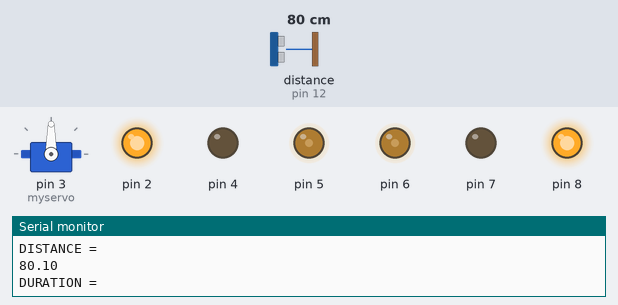
A sketch run on a simulated Arduino Uno, built with avr-gcc and run on an emulated ATmega328P. Parts: servo, output pins drawn as LEDs (lit = HIGH), the last lines printed to the serial monitor. Wiring (inferred from the names in the program): ultrasonic range finder: trigger pin 13; echo pin 12. Inputs (shaded band) come from the test bench; at power-on: distance to the obstacle (sensor on pin 12) 80 cm. The echo pulse lasts 58.3 µs per cm; pins used as bus, display or sensor lines are not drawn.

Above: at 1.2 s.
1.3 s: distance to the obstacle (sensor on pin 12) set to 12 cm
4.3 s: distance to the obstacle (sensor on pin 12) set to 9 cm
At 4.5 s:
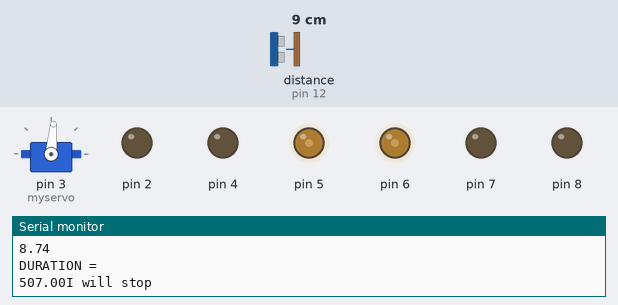
13.3 s: distance to the obstacle (sensor on pin 12) set to 35 cm
At 14.3 s:
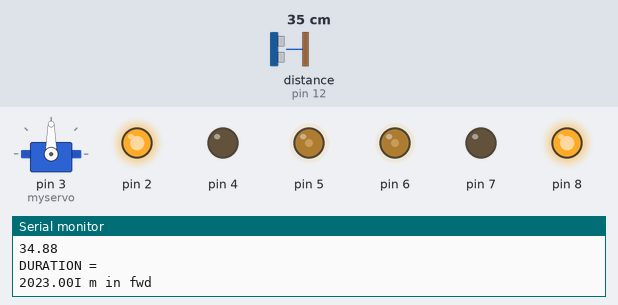
16.3 s: distance to the obstacle (sensor on pin 12) set to 2 cm
At 26.0 s:
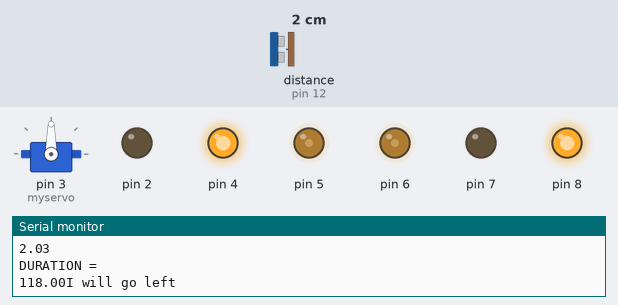
Timing chart, 0 to 36.9 s (numbered marks = the images above; inputs shaded):
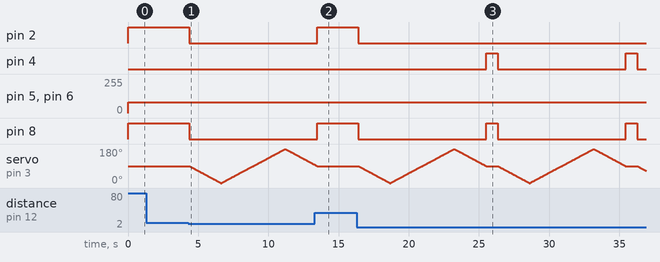

Measured:
- the behaviour switches between 11 and 10 cm on distance to the obstacle (sensor on pin 12) (found by bisection; images 0 and 1)
- after the input at 4.3 s, pin 2, pin 8: HIGH → LOW after 0.06 s
- after the input at 13.3 s, pin 2, pin 8: LOW → HIGH after 0.19 s; servo on pin 3 (myservo): goes on until 13.5 s, then stays 90°

The sketch:

obstacle_avoider.ino
```cpp
#include<Servo.h>

Servo myservo; //TO acces functions of header file ie Servo.h
#define trigpin 13 //We use #define to set the value of a variable as a constant
#define echopin 12

int F=80;    //For speed control
int th=10;   //Threshold distance for object detection(comes in Centimeters)

void setup()                  //For setting the intial conditions of the Arduino
{

  Serial.begin(9600);          //For enabling Serial Comunications
  pinMode(trigpin,OUTPUT);
  pinMode(echopin,INPUT);
  pinMode(2,OUTPUT);
  pinMode(4,OUTPUT);
  pinMode(7,OUTPUT);
  pinMode(8,OUTPUT);
  pinMode(5,OUTPUT);
  pinMode(6,OUTPUT);

  myservo.attach(3);    //Declares servo control pin attached to pin 3 of arduino
  myservo.write(90);    //By default the postion of servo will be 90 degree
}

void loop()
{
  float nR,nL;
  int d=0;
  d=ping();            //D stores the distance

  if(d>=th)         //TH= minimum distance u need
  {
      forward();
  }

  else if(d<th)
    {
      halt();
      right_screen();       //Rotates to its right side
      nR=ping();            //Calculates distance at right side
      right_return();       //Returns to original postion
      left_screen();        //Now goes to its left side
      nL=ping();            //Calculates distance at its left side
      left_return();        //Returns to it original position

      if(nR>nL)
      {
        right();          //if Right path has distance with object more, then turn towards right
      }

      else if(nR<nL)        //if Left path has distance with object more, then turn towards left
      {
        left();
      }
}
}

int ping()                    //Function for calculating distance
{
  float duration,distance;
  digitalWrite(trigpin,LOW);
  delayMicroseconds(2);
  digitalWrite(trigpin,HIGH);
  delayMicroseconds(10);
  digitalWrite(trigpin,LOW);
  duration=pulseIn(echopin,HIGH);
  distance=duration/29/2;
  Serial.println("\nDISTANCE = ");
  Serial.print(distance);
  Serial.println(" \nDURATION = ");
  Serial.print(duration);
  return distance;
}

void forward()
{
  digitalWrite(2,HIGH);
  digitalWrite(4,LOW);
  digitalWrite(7,LOW);
  digitalWrite(8,HIGH);
  analogWrite(5,F);                      //FOR LEFT MOTOR SPEED CONTROL USING PWM
  analogWrite(6,F);                      //FOR RIGHT MOTOR SPEED CONTROL USING PWM
  Serial.println("I m in fwd ");         //FOR DEBUGGING PURPOSES
  delay(100);
}

void right()
{
  digitalWrite(2,HIGH);
  digitalWrite(4,LOW);
  digitalWrite(7,HIGH);
  digitalWrite(8,LOW);
  analogWrite(5,F);                           //FOR LEFT MOTOR SPEED CONTROL USING PWM
  analogWrite(6,F);                           //FOR RIGHT MOTOR SPEED CONTROL USING PWM
  Serial.println("I will go RIGHT ");         //FOR DEBUGGING PURPOSES
  delay(800);
}

void halt()
{
  digitalWrite(2,LOW);
  digitalWrite(4,LOW);
  digitalWrite(7,LOW);
  digitalWrite(8,LOW);
  Serial.println("I will stop");            //FOR DEBUGGING PURPOSES
}

void back()
{
  digitalWrite(2,LOW);
  digitalWrite(4,HIGH);
  digitalWrite(7,HIGH);
  digitalWrite(8,LOW);
  analogWrite(5,F);                          //FOR LEFT MOTOR SPEED CONTROL USING PWM
  analogWrite(6,F);                          //FOR RIGHT MOTOR SPEED CONTROL USING PWM
  Serial.println("I will go back");          //FOR DEBUGGING PURPOSES
  delay(1000);
}

void left()
{
   digitalWrite(2,LOW);
   digitalWrite(4,HIGH);
   digitalWrite(7,LOW);
   digitalWrite(8,HIGH);
   analogWrite(5,F);                          //FOR LEFT MOTOR SPEED CONTROL USING PWM
   analogWrite(6,F);                          //FOR RIGHT MOTOR SPEED CONTROL USING PWM
   Serial.println("I will go left");          //FOR DEBUGGING PURPOSES
   delay(800);
}

void right_screen()
{
  int pos;
   for(pos = 90; pos >= 0; pos -= 1) // goes from 90 degrees to 0 degrees ie TOWARDS RIGHT
  {                                  // in steps of 1 degree
    myservo.write(pos);              // this is used for angle rotation
    delay(25);                       // waits 25ms for the servo to reach the position
  }
}
void right_return()                  //goes from 0 degree to 90 degree ie TOWARDS RIGHT
{
  int pos;
  for(pos=0;pos<=90;pos+=1)
  {
    myservo.write(pos);
    delay(25);
  }
}

void left_screen()
{
  int pos;
  for(pos = 90; pos <= 180; pos += 1) // goes from 90 degrees to 180 degrees IE TOWARDS LEFT
  {                                  // in steps of 1 degree
    myservo.write(pos);              // thi is usd for angle rotation
    delay(25);                       // waits 25ms for the servo to reach the position
  }
}
void left_return()                    //goes from 180 to 90 degrees ie again towards centre
{
  int pos;                            //operation same as above
  for(pos=180; pos >= 90; pos-=1)
  {
    myservo.write(pos);
    delay(25);
  }
}
```
